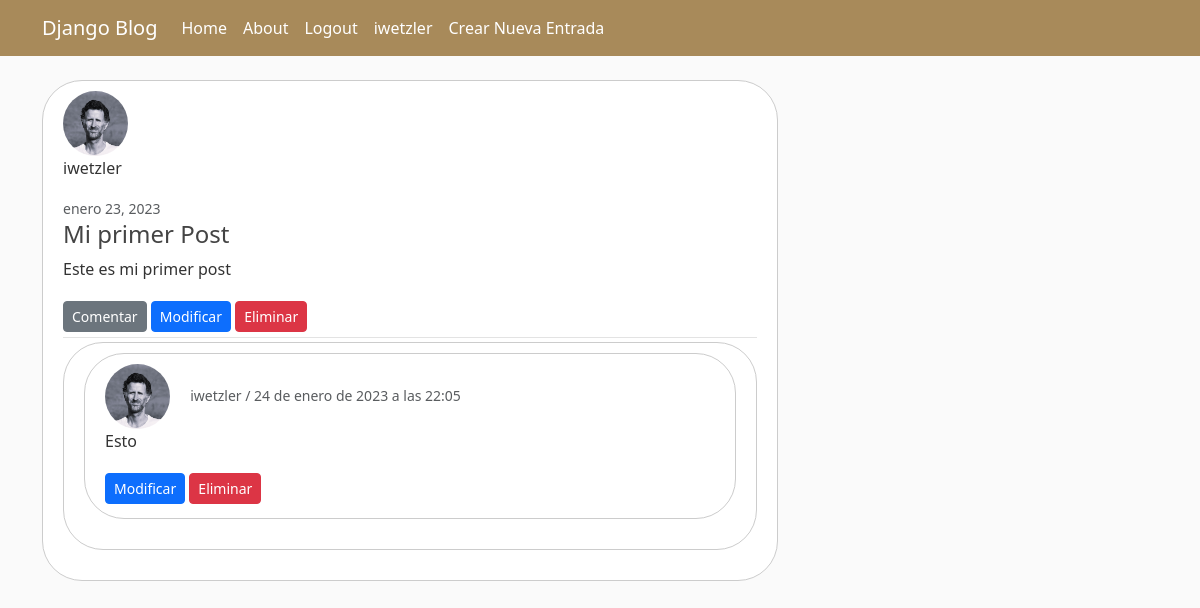
The app's page /post/1/ (signed in) with its own data.
### blog/models.py (models this page shows, shortened)
class Post(models.Model):
    titulo = models.CharField(max_length= 30)
    contenido = models.TextField()
    fecha = models.DateTimeField(default=timezone.now)
    user = models.ForeignKey(Usuario, on_delete=models.CASCADE)

class Comentario(models.Model):
    user = models.ForeignKey(Usuario, on_delete=models.CASCADE)
    post = models.ForeignKey(Post, on_delete=models.CASCADE)
    contc = models.TextField()
    fechc = models.DateTimeField(default=timezone.now)
    class Meta:
        ordering = ["-fechc"]

### usuarios/models.py (models this page shows, shortened)
class Avatar(models.Model):
    imagen = models.ImageField(default = "/avatars/avatarpordefecto.png", upload_to = "avatars")
    user = models.OneToOneField(User, on_delete= models.CASCADE)

### blog/views.py (the view)
# urls.py: path("post/<int:pk>/", PostDetailView.as_view(), name= "post-detail"),
class PostDetailView(DetailView):
    model = Post
    def get_context_data(self, **kwargs):
        context = super().get_context_data(**kwargs)
        context["comentarios"] = Comentario.objects.filter(post = self.kwargs["pk"])
        return context

### blog/templates/blog/post_detail.html (shortened to what this page needs)
{% extends "blog/padre.html" %}
{% block content %}
  <article class="media content-section">
    <img class="rounded-circle article-img" src="{{ post.user.avatar.imagen.url }}">
    <div class="media-body">
      <div class="article-metadata">
        <p class="mr-2" >{{ object.user }}</p>
        <small class="text-muted">{{ object.fecha|date:"F d, Y" }}</small>
        <h4 class="article-title">{{ object.titulo }}</h4>
        <p class="article-content">{{ object.contenido }}</p>
        <div>
              <a class="btn btn-secondary btn-sm mt-1 mb-1" href="{% url 'post-coment' object.id %}">Comentar</a>
            {% if object.user == user %}
              <a class="btn btn-primary btn-sm mt-1 mb-1" href="{% url 'post-modificar' object.id %}">Modificar</a>
              <a class="btn btn-danger btn-sm mt-1 mb-1" href="{% url 'post-delete' object.id %}">Eliminar</a>
            {% endif %}
          </div>
      </div>
    </div>
    <div class="media-body">
      <article class="media content-section">
        {% for comentario in comentarios %}
          <article class="media content-section">
            <img class="rounded-circle article-img" src="{{ comentario.user.avatar.imagen.url }}">
            <small class="text-muted">  {{ comentario.user }} / {{ comentario.fechc }}</small>
            <p class="article-content">{{ comentario.contc }}</p>
            {% if comentario.user == user %}
              <a class="btn btn-primary btn-sm mt-1 mb-1" href="{% url 'comentario-modifc' comentario.id %}">Modificar</a>
              <a class="btn btn-danger btn-sm mt-1 mb-1" href="{% url 'comentario-delete' comentario.id %}">Eliminar</a>
            {% endif %}
          </article>
          {% endfor %}
        </div>
    </div>
{% endblock content %}

### blog/templates/blog/padre.html (shortened to what this page needs)
{% load static %}
<!DOCTYPE html>
<html lang="en">
<head>
    <link href="https://cdn.jsdelivr.net/npm/bootstrap@5.3.0-alpha1/dist/css/bootstrap.min.css" rel="stylesheet">
    <link rel = "stylesheet" type = "text/css" href = " {% static 'blog/main.css' %}" >
</head>
<body>
    <header class="site-header">
        <nav class="navbar navbar-expand-md navbar-dark bg-steel fixed-top">
          <div class="container">
            <a class="navbar-brand mr-4" href="{% url 'blog-home' %}">Django Blog</a>
            <div class="collapse navbar-collapse" id="navbarToggle">
              <div class="navbar-nav mr-auto">
                <a class="nav-item nav-link" href="{% url 'blog-home' %}">Home</a>
                <a class="nav-item nav-link" href="{% url 'blog-about' %}">About</a>
              </div>
              <div class="navbar-nav">
                {% if user.is_authenticated %}
                  <a class="nav-item nav-link" href="{% url 'logout' %}">Logout</a>
                  <a class="nav-item nav-link" href="{% url 'perfil' %}">{{ user.username }}</a>
                  <a class="nav-item nav-link" href="{% url 'post-form' %}"> Crear Nueva Entrada</a>
                {% else %}
                  <a class="nav-item nav-link" href="{% url 'alta' %}">Alta</a>
                  <a class="nav-item nav-link" href="{% url 'login' %}">Login</a>
                  {% endif %}
                </div>
            </div>
          </div>
        </nav>
      </header>
    <main role="main" class="container">
      <div class="row">
        <div class="col-md-8">
          {% block content %}{% endblock %}
        </div>
    </main>
   </body>
</html>

### blog/static/blog/main.css (style rules this page uses)
body { background: #fafafa; color: #333333; margin-top: 5rem; }
h1, h2, h3, h4, h5, h6 { color: #444444; }
.bg-steel { background-color: #A88A5A; }
.site-header .navbar-nav .nav-link { color: #ffffff; }
.content-section { background: #ffffff; padding: 10px 20px; border: 1px solid #dddddd; border-radius: 3px; margin-bottom: 20px; border: 1px solid #ccc; border-radius: 40px; }
.article-title { color: #444444; }
.article-content { white-space: pre-line; }
.article-img { height: 65px; width: 65px; margin-right: 16px; }
.article-metadata { padding-bottom: 1px; margin-bottom: 4px; border-bottom: 1px solid #e3e3e3 }

### records on screen
Post: user.avatar.imagen (picture), user "iwetzler", fecha "enero 23, 2023", titulo "Mi primer Post", contenido "Este es mi primer post"
Comentario: user.avatar.imagen (picture), user "iwetzler", fechc "24 de enero de 2023 a las 22:05", contc "Esto", shows "Modificar"

### other values on screen
{{ user.username }} "iwetzler"
